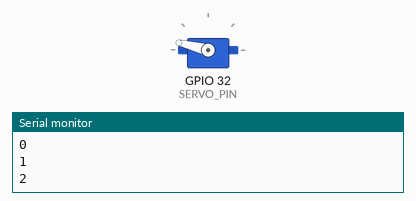
The sketch below on a simulated ESP32. Shown: servo, the last lines printed to the serial monitor.

Above: at 0.05 s.
At 1.8 s:
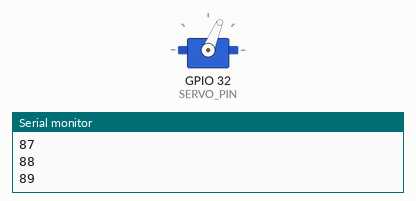
At 4.4 s:
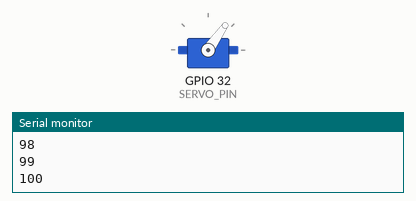
At 8.75 s:
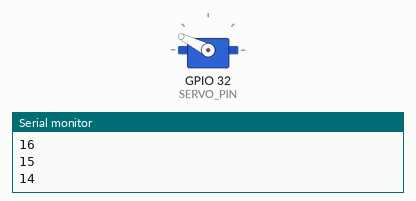
Timing chart, 0 to 18.3 s (numbered marks = the images above):
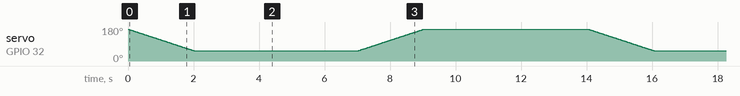

The sketch:

Servo.ino
```cpp
/*
 * This ESP32 code is created by esp32io.com
 *
 * This ESP32 code is released in the public domain
 *
 * For more detail (instruction and wiring diagram), visit https://esp32io.com/tutorials/esp32-servo-motor
 */

#include <Servo.h>

#define SERVO_PIN 32 // ESP32 pin GPIO26 connected to servo motor
#define SERVO_START 0
#define SERVO_END 100
#define SERVO_WAIT 20

#define SERVO_OFFSET -12
#define SERVO_ERRORED_END 88

Servo servoMotor;

void setup() {
  servoMotor.attach(SERVO_PIN);  // attaches the servo on ESP32 pin
  servoMotor.write(flipAngle(50));
  Serial.begin(9600);
}

int flipAngle(int originalAngle) {

  if (originalAngle < SERVO_START)
  {
    originalAngle = SERVO_START;
  }
  else if(originalAngle > SERVO_END)
  {
    originalAngle = SERVO_END;
  }
  return 180 - map(originalAngle, SERVO_START, SERVO_ERRORED_END, SERVO_START, SERVO_END) + SERVO_OFFSET ;
}

void loop() {

  // rotates from 0 degrees to 180 degrees
  for (int pos = SERVO_START; pos <= SERVO_END; pos += 1) {
    // in steps of 1 degree
    servoMotor.write(flipAngle(pos));
    Serial.println(pos);
    delay(SERVO_WAIT);
  }

  delay(5000);

  // rotates from 180 degrees to 0 degrees
  for (int pos = SERVO_END; pos >= SERVO_START; pos -= 1) {
    servoMotor.write(flipAngle(pos));
    Serial.println(pos);
    delay(SERVO_WAIT);
  }

  delay(5000);
}
```
